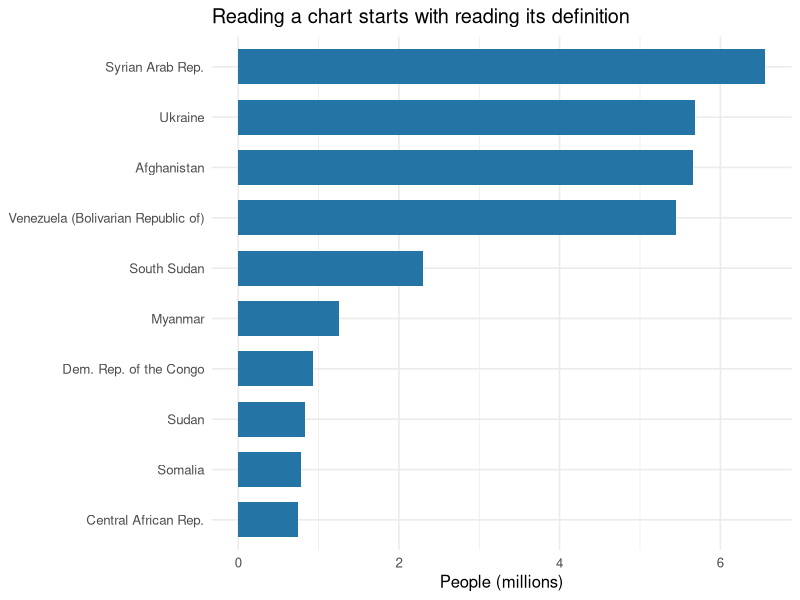

The R script that drew this image:
## ---- chunk 1
#| label: fig-welcome-origins
#| fig-cap: "Ten origin countries in the package's worked 2022 example. Categories combine 'refugees' and 'other people in need of international protection'. Source: refugees package documentation."
#| out-width: "95%"
library(ggplot2)
library(readr)

example_2022 <- read_csv("data/unhcr_origin_top10_2022.csv", show_col_types = FALSE)

ggplot(example_2022,
       aes(x = refugees_plus_oip / 1e6,
           y = reorder(origin, refugees_plus_oip))) +
  geom_col(fill = "#2475a6", width = 0.7) +
  labs(x = "People (millions)", y = NULL,
       title = "Reading a chart starts with reading its definition") +
  theme_minimal(base_size = 12)
